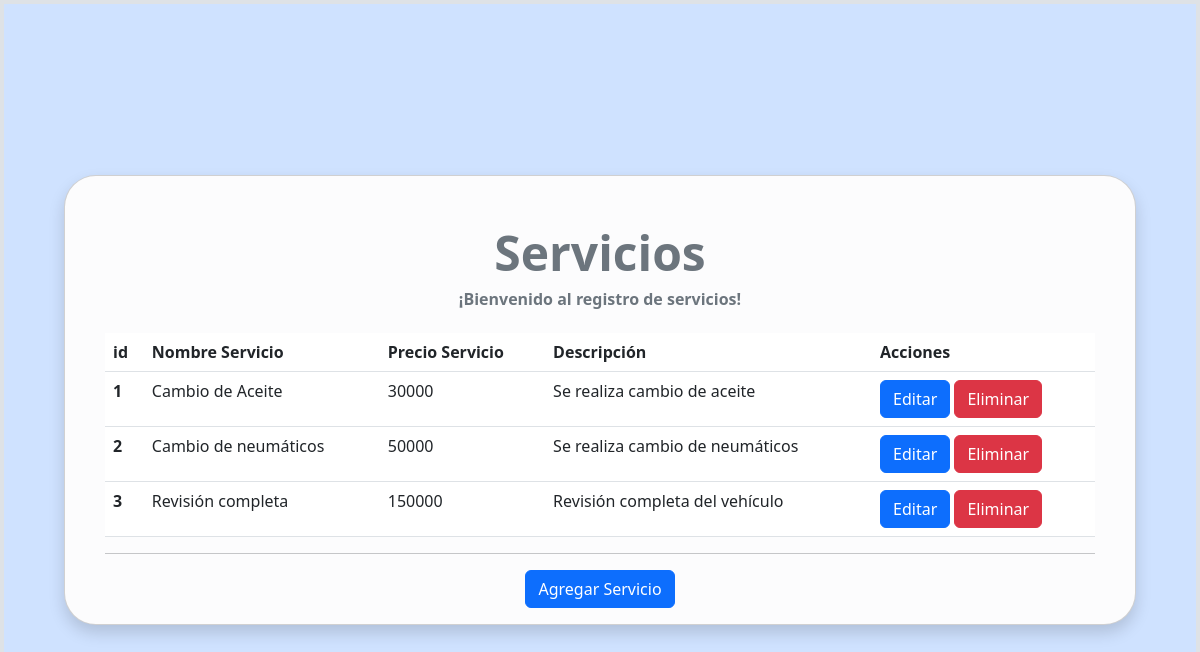
The page /servicios/ on the database as committed earlier.
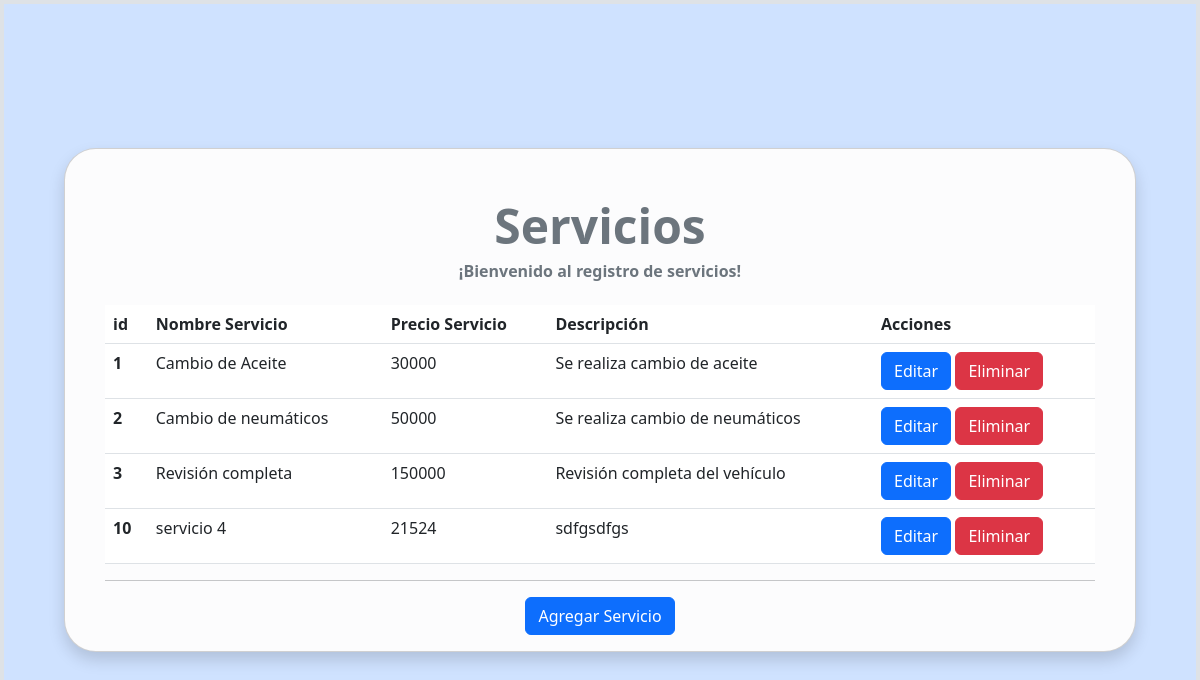
The same page on the database as committed later.
### serviexpress/models.py (models this page shows, shortened)
class Servicio(models.Model):
  nombre_servicio = models.CharField(max_length=50)
  precio_servicio = models.IntegerField()
  descripcion = models.TextField()

### serviexpress/views.py (the view)
# urls.py: path('servicios/', views.servicios, name='servicios'),
def servicios(request):
    servicios = Servicio.objects.all()
    data = {
        'servicios': servicios
    }
    return render(request, 'app/servicios.html', data)

### serviexpress/templates/app/servicios.html (shortened to what this page needs)
{% load static %}
<head>
  <link href="https://cdn.jsdelivr.net/npm/bootstrap@5.3.0-alpha2/dist/css/bootstrap.min.css" rel="stylesheet"
>
  <link rel="stylesheet" href="https://cdn.jsdelivr.net/npm/bootstrap-icons@1.10.3/font/bootstrap-icons.css">
  <link rel="stylesheet" href="{% static 'app/css/style.css' %}">
</head>
<body class="bg-primary-subtle border border-4 d-flex justify-content-center align-items-center vh-100">
  <div class="container-fluid">
    <div class="row justify-content-center">
      <div class="col-md-12">
        <div class="card mt-5 mb-5 ms-5 me-5 shadow rounded-5 bg-light-subtle">
          <h4 class="text-center fw-bold text-secondary mt-5 display-5">Servicios</h4>
          <h6 class="text-center fw-bold text-secondary">¡Bienvenido al registro de servicios!</h6>
          <div class="card-body ms-4 me-4">
            <table class="table">
              <thead>
                <tr>
                  <th scope="col">id</th>
                  <th scope="col">Nombre Servicio</th>
                  <th scope="col">Precio Servicio</th>
                  <th scope="col">Descripción</th>
                  <th scope="col">Acciones</th>
                </tr>
              </thead>
              <tbody>
                {% for s in servicios %}
                <tr>
                  <th scope="row">{{ s.id }}</th>
                  <td>{{ s.nombre_servicio }}</td>
                  <td>{{ s.precio_servicio }}</td>
                  <td>{{ s.descripcion }}</td>
                  <td>
                    <button type="button" class="btn btn-primary">Editar</button>
                    <a href="#" onclick="eliminarServicio({{ s.id }})" class="btn btn-danger text-white">Eliminar</a>
                  </td>
                </tr>
                {% endfor %}
              </tbody>
            </table>
            <hr>
            <div class="d-flex justify-content-center">
              <a href="{% url 'agregar-servicio' %}" class="btn btn-primary">Agregar Servicio</a>
            </div>
          </div>
        </div>
      </div>
    </div>
  </div>
</body>

Rows that differ between the two databases and show on the page:
added Servicio: id "10", nombre_servicio "servicio 4", precio_servicio "21524", descripcion "sdfgsdfgs"
